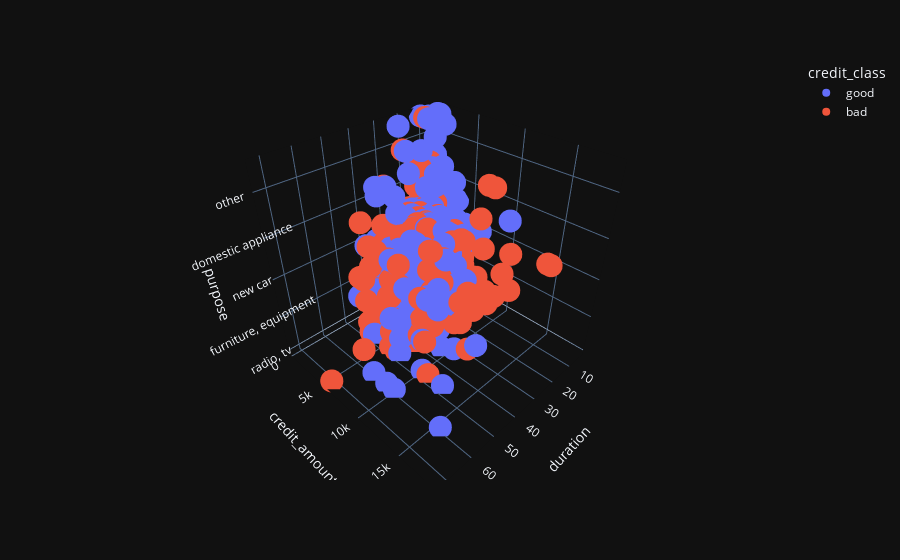

Notebook code for this chart:
### Code cell
px.scatter_3d(df_new, x='duration', y='credit_amount', z='purpose',color='credit_class')

### Figure 1 — Plotly figure (JSON) as saved in the notebook; plotly's stock layout.template omitted (floating-point values rounded to 4 significant figures; data arrays with more than 128 entries replaced by an {"elided": "..."} marker saying what was removed)
{"data": [{"hovertemplate": "credit_class=good<br>duration=%{x}<br>credit_amount=%{y}<br>purpose=%{z}<extra></extra>", "legendgroup": "good", "marker": {"color": "#636efa", "symbol": "circle"}, "mode": "markers", "name": "good", "scene": "scene", "showlegend": true, "type": "scatter3d", "x": {"elided": "700 int values"}, "y": {"elided": "700 int values"}, "z": {"elided": "700 str values"}}, {"hovertemplate": "credit_class=bad<br>duration=%{x}<br>credit_amount=%{y}<br>purpose=%{z}<extra></extra>", "legendgroup": "bad", "marker": {"color": "#EF553B", "symbol": "circle"}, "mode": "markers", "name": "bad", "scene": "scene", "showlegend": true, "type": "scatter3d", "x": {"elided": "300 int values"}, "y": {"elided": "300 int values"}, "z": {"elided": "300 str values"}}], "layout": {"legend": {"title": {"text": "credit_class"}, "tracegroupgap": 0}, "margin": {"t": 60}, "scene": {"domain": {"x": [0, 1], "y": [0, 1]}, "xaxis": {"title": {"text": "duration"}}, "yaxis": {"title": {"text": "credit_amount"}}, "zaxis": {"title": {"text": "purpose"}}}}}
